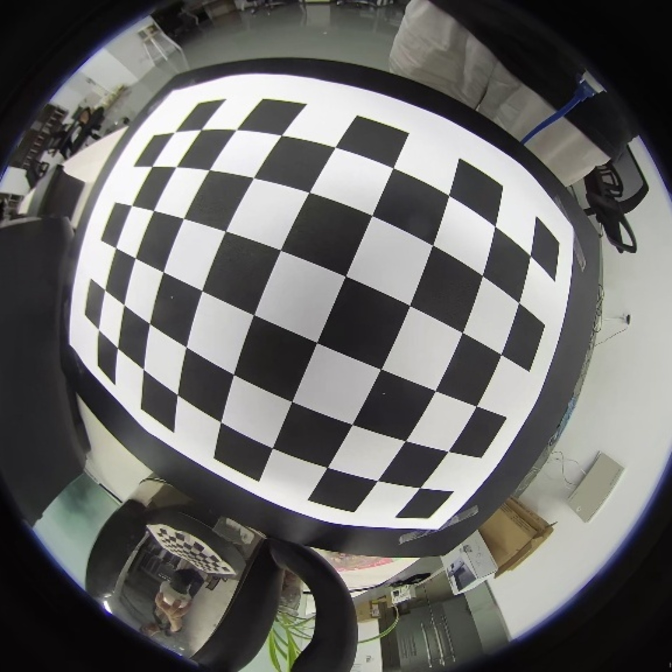
#> input picture checker.jpg, 1344 x 1344 px (shown at 1/2 size)
$ python undistort.py checker.jpg   (older library calls are emulated)
#> lines starting #> are read from the running program, lines starting #| are printed output that depends on the picture
'''
使用图像的相机内参K、D、DIM,矫正图像,矫正时终端输入图像,如下:
python3 undistort.py bike_to_undistort.jpg
要求图像尺寸要和获取参数用的图像尺寸相同
矫正后的图像边界会有所裁减
否则参考tutorial2
'''

import cv2
import numpy as np
import os
import glob
import sys

DIM=(1344, 1344)
K=np.array([[495.9548026014525, 0.0, 661.5037797849802], [0.0, 495.3069256164778, 650.0623212604137], [0.0, 0.0, 1.0]])
D=np.array([[-0.05828770288339518], [-0.06981654150537402], [0.1208910189860674], [-0.05683034290476975]])


def undistort(img_path):
#> called with img_path = 'checker.jpg'
    img = cv2.imread(img_path)
#> img is the input picture: shape (1344, 1344, 3); mean B, G, R 104.2, 105.8, 106.3
    h, w = img.shape[:2]
#> h = 1344; w = 1344

    map1, map2 = cv2.fisheye.initUndistortRectifyMap(K, D, np.eye(3), K, DIM, cv2.CV_16SC2)
    undistorted_img = cv2.remap(img, map1, map2, interpolation=cv2.INTER_LINEAR, borderMode=cv2.BORDER_CONSTANT)
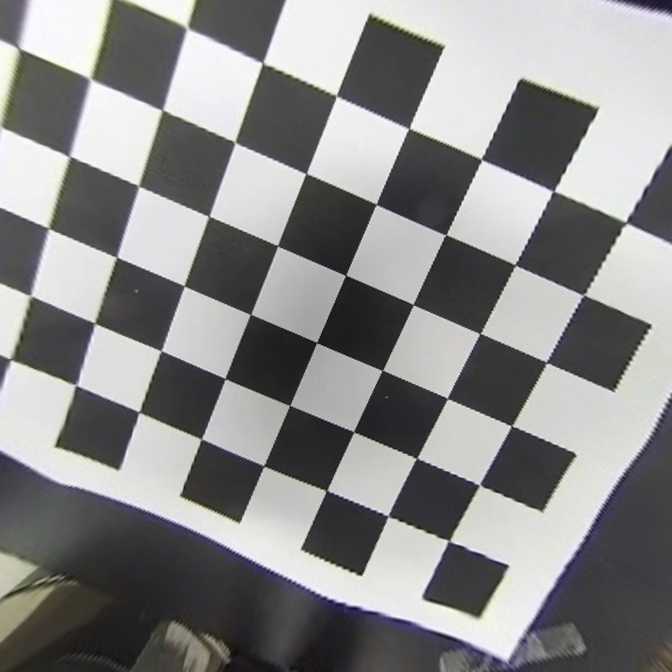
#> undistorted_img: shape (1344, 1344, 3) (shown at 1/2 size); mean B, G, R 137.6, 137.4, 138
    # cv2.imshow("undistorted", undistorted_img)
    cv2.imwrite('undistort/1.jpg', undistorted_img)
    # cv2.waitKey(0)
    # cv2.destroyAllWindows()

if __name__ == '__main__':
    for p in sys.argv[1:]:
        undistort(p)
